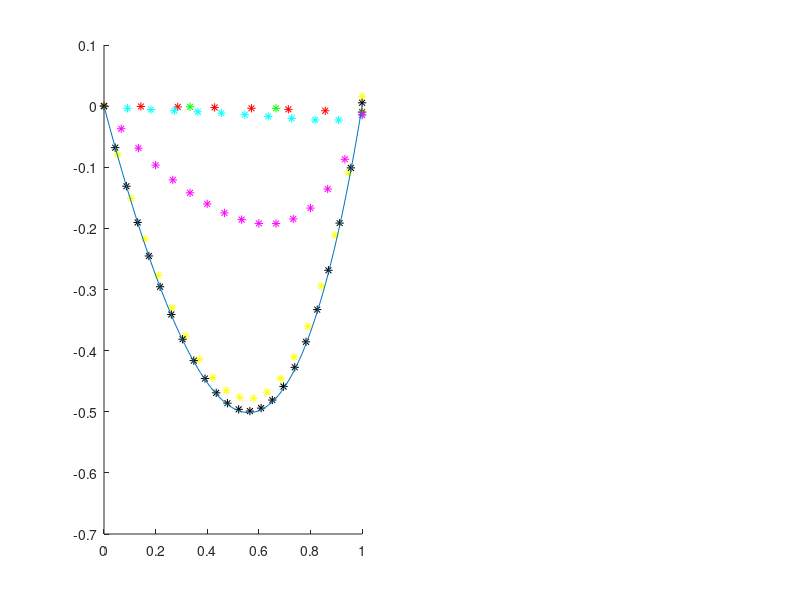

The MATLAB script that drew this image:
function [] = main()
    clear all; close all; clc

    % Solves u'' = 1 + e^(2x), u(0) = 0 = u(1)

    epsilon = 300;
    K   = @(x,center) ( exp(-epsilon.*((x-center).^2)) );
    D1K = @(x,center) ( -2.*epsilon.*(x-center).*K(x,center) );
    D2K = @(x,center) ( 2.*epsilon.*(2.*epsilon.*((x-center).^2)-1).* ...
                        K(x,center) );

    rhs = @(x) ( 1 + exp(2.*x) );
    u_analytic = @(x) ( 0.25.*((2.*x.^2)-exp(2).*x-x+exp(2.*x)-1) );
    pts = linspace(0,1);
    
    subplot(1,2,1);
    hold on;
    colors = 'grcmyk';

    for N=[4 8 12 16 20 24]
        colloc_pts = linspace(0,1,N);
        
        tmp = repmat(colloc_pts,N,1);
        KM = K(tmp',tmp);
        D2KM = D2K(tmp',tmp);
        
        [B, V] = calculate_beta_v(KM, N, colloc_pts, K);
        % [D2B, D2V] = calculate_beta_v(D2KM, N, colloc_pts, D2K);
        D2V_ = B\D2KM; % maybe bad if D2KM is ill-cond.
                       % B*D2V_ \approx D2B*D2V \approx D2KM
        colloc_mat = [D2V_'   zeros(N,2);
                      V(:,1)' 1 0;
                      V(:,2)' 1 1];
        coef = colloc_mat\[rhs(colloc_pts)';0;0];

        plot(colloc_pts, coef'*[V;ones(1,N);colloc_pts], [colors(1) '*']);
        colors = colors(2:end);
    end
    plot(pts, u_analytic(pts));
end

function [B, V] = calculate_beta_v(KM, N, xs, K)
% here we alternately calculate betas and vs since they depend on each
% other (see paper for relationship). B should be lower triangular,
% and V should be unit upper triangular s.t. KM = B*V
    B = zeros(N,N);
    V = eye(N);
    for c=1:(N-1)
        for i=c:N
            B(i,c) = calculate_single_beta(B,V,i,c,K,xs);
        end
        % not sure if this is bad when KM is ill-cond.
        V(1:c,c+1) = B(1:c,1:c)\KM(1:c,c+1); 
    end
    B(N,N) = calculate_single_beta(B,V,N,N,K,xs);
end

function [res] = calculate_single_beta(B, V, i, j, K, xs)
    res = K(xs(j), xs(i));
    for k=1:j-1
        res = res - B(i,k).*V(k,j);
    end
end
